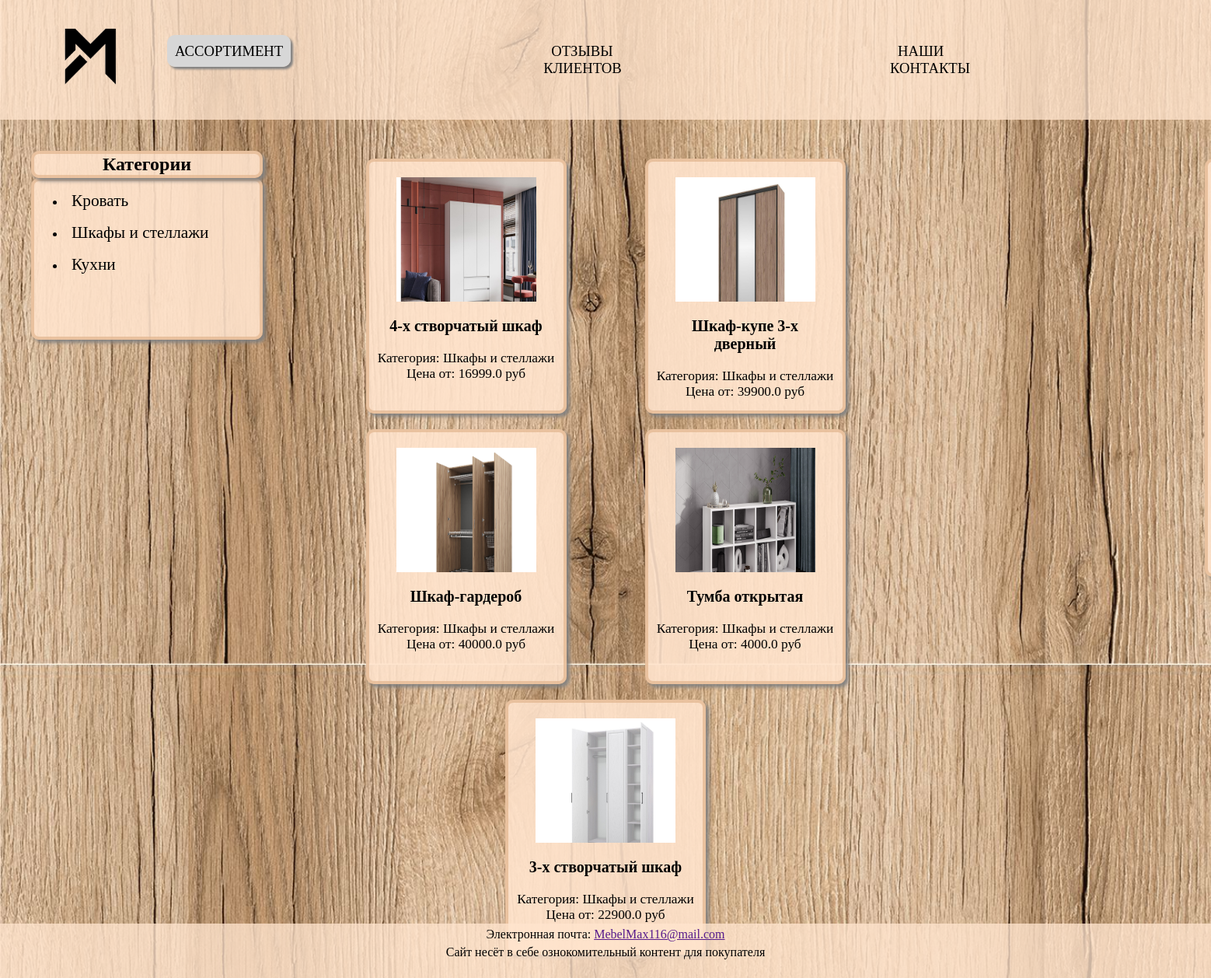
The app's page /category/2/ with its own data.
### mebel1/models.py (models this page shows, shortened)
class Category(models.Model):
    name = models.CharField(max_length=100)

class Card(models.Model):
    slug = models.SlugField(max_length = 200, unique = True, null = False, default ="")
    title = models.CharField('Название', max_length=60, null=False)
    image = models.ImageField('Картинка', upload_to='card_images/%Y-%m-%d/')
    price = models.FloatField('Цена')
    information = models.TextField('Информация', null = False, default ="")
    category = models.ForeignKey(Category, on_delete=models.CASCADE, null=True, blank=True)

### mebel1/views.py (the view)
# urls.py: path('category/<int:category_id>/', views.category_view, name='category'),
def category_view(request, category_id):
    goods = Card.objects.filter(category_id=category_id)
    categories = Category.objects.all()
    context = {
        'goods': goods,
        'categories': categories,
    }
    return render(request, 'sale.html', context)

### mebel1/templates/sale.html (shortened to what this page needs)
{% extends "base.html" %}
{% load static %}
{% block contents %}
</head>
    <link rel="stylesheet" type="text/css" href="{% static 'css/sale.css' %}" />
<head>
<body>
  <div class="menu-kat">
    <h2>Категории</h2>
    <ul class="kategori">
      {% for category in categories %}
          <li><a href="{% url 'category' category.id %}">{{ category.name }}</a></li>
      {% endfor %}
    </ul>
  </div>
<div class="catalog">
    {% for card in goods %}
      <a href="{% url 'product' card.slug %}" class="kartochkaA">
          <div class="kartochka">
              <div class="cr">
                  <div class="kartinkadiv">
                        <img class="kartinka" src="{{ card.image.url }}" alt="{{ card.title }}">
                  </div>
                  <h3>{{ card.title }}</h3>
                  <p>Категория: {{ card.category.name }}</p>
                  <p>Цена от: {{ card.price }} руб</p>
          </div>
        </div>
      </a>
    {% endfor %}
    </div>
    <div class="LDSP">
      <h2>Цвета ЛДСП</h2>
    </div>
</body>
{% endblock %}

### mebel1/static/css/style.css (style rules this page uses)
* { margin: 0; }
body { display: flex; flex-direction: column; min-height: 100vh; margin: 0; background-size: cover; background-position: center; }

### mebel1/static/css/sale.css (style rules this page uses)
* { margin: 0; }
.kartochkaA { margin: 10px auto; text-decoration: none; color: black; text-align: center; }
.kartochka { height: 320px; width: 250px; background-color: rgba(255, 228, 205, 0.90); justify-content: center; border-radius: 10px; box-shadow: 4px 4px 4px rgba(128, 128, 128, 0.9); background-color: rgba(255, 228, 205, 0.90); border: 4px solid rgba(228, 185, 147, 0.76); }
.kartinka { width: 200px; height: 200px; }
.kartinkadiv { margin: 10px; width: 180px; height: 160px; overflow: hidden; padding-left: 25px; padding-top: 10px; }
.catalog { position: absolute; display: flex; padding: 20px; margin: 20px 400px; flex-wrap: wrap; }
.cr h3 { margin: 20px; font-size: 15pt; }
.cr p { font-size: 13pt; }
.menu-kat { position: absolute; margin-left: 40px; }
.kategori { width: 250px; height: 200px; border-radius: 10px; box-shadow: 4px 4px 4px rgba(128, 128, 128, 0.9); background-color: rgba(255, 228, 205, 0.90); border: 4px solid rgba(228, 185, 147, 0.76); }
.menu-kat h2 { position: relative; background-color: rgba(255, 228, 205, 0.90); border-radius: 10px; text-align: center; box-shadow: 4px 4px 4px rgba(128, 128, 128, 0.9); margin-top: 40px; border: 4px solid rgba(228, 185, 147, 0.76); }
.kategori li { text-align: left; padding: 3px; margin-top: 10px; }
.kategori li a { font-family:'Times New Roman', Times, serif; text-decoration: none; font-size: 16pt; padding: 5px; color: black; }
.LDSP { position: fixed; width: 250px; height: 530px; margin-top: 50px; margin-left: 1550px; border-radius: 10px; background-color: rgba(255, 228, 205, 0.90); box-shadow: 4px 4px 4px rgba(128, 128, 128, 0.9); border: 4px solid rgba(228, 185, 147, 0.76); }
.LDSP h2 { position: relative; text-align: center; border-radius: 10px; margin-top: 10px; }

### records on screen
Category: name "Кровать"
Category: name "Шкафы и стеллажи"
Category: name "Кухни"
Card: image (picture), title "4-х створчатый шкаф", category.name "Шкафы и стеллажи", price "16999.0"
Card: image (picture), title "Шкаф-купе 3-х дверный", category.name "Шкафы и стеллажи", price "39900.0"
Card: image (picture), title "Шкаф-гардероб", category.name "Шкафы и стеллажи", price "40000.0"
Card: image (picture), title "Тумба открытая", category.name "Шкафы и стеллажи", price "4000.0"
Card: image (picture), title "3-х створчатый шкаф", category.name "Шкафы и стеллажи", price "22900.0"
